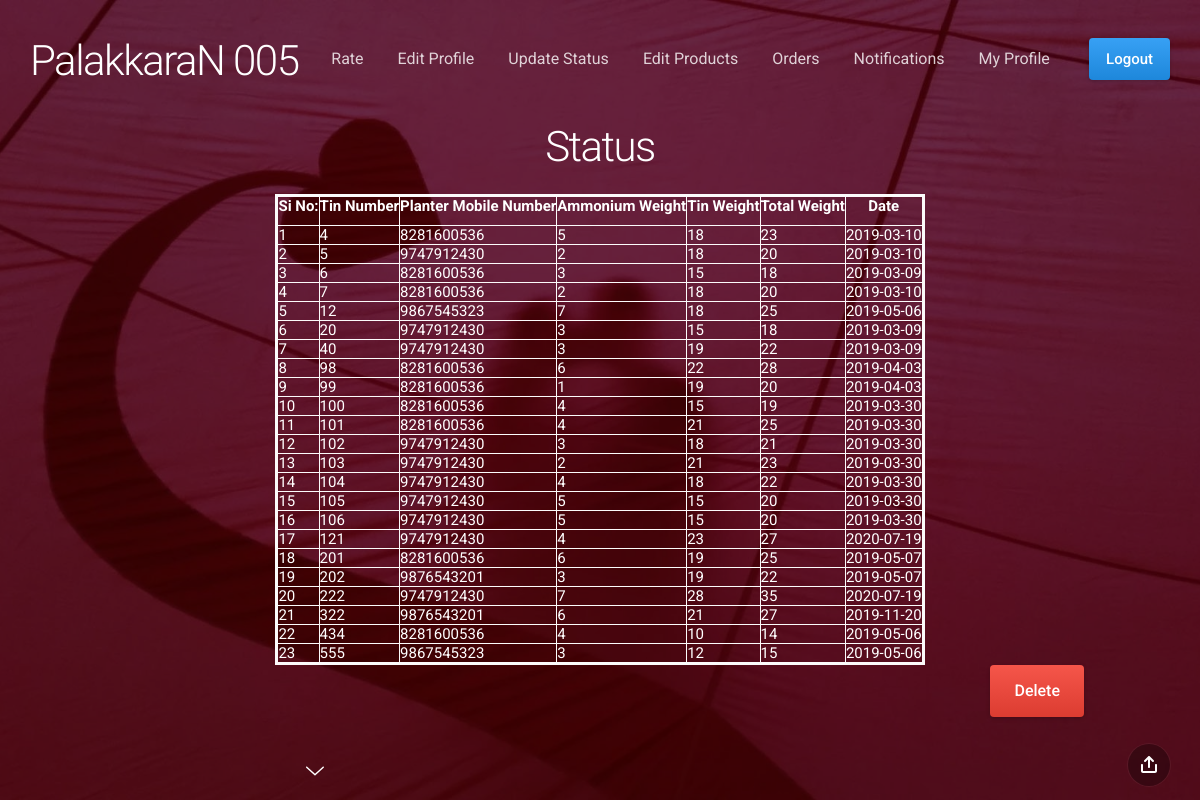
/admnstatus1.php, run on the app's committed database.
### tables this page shows
CREATE TABLE IF NOT EXISTS `latex` (
  `tinno` int(5) NOT NULL,
  `date` date NOT NULL,
  `tinwht` int(5) NOT NULL,
  `amowht` int(3) NOT NULL,
  `mob` bigint(11) NOT NULL,
  `status` int(1) NOT NULL DEFAULT '0',
  PRIMARY KEY (`tinno`)
);

### admnstatus1.php (the view, shortened to what this page needs)
<!doctype html>
<html>
<head>
	<link href="css/slides.min.css" rel="stylesheet" type="text/css">
    <link href="css/mystyle.css" rel="stylesheet" type="text/css">
</head>
<?php include("admn.php")?>
<section class="slide fade-6 kenBurns" data-name="">
  <div class="content">
    <div class="container">
      <div class="wrap">
	   <center>
<h1>
Status
</h1>
<?php
	require("db.php");
	 $sql="select * from latex";
	 $res=mysqli_query($con,$sql) or die(mysqli_error($con));
echo"<table border='3' bordercolor='#FCFBFB'>";
echo"<tr>
<th height='30'>Si No:</th>
<th>Tin Number</th><th>Planter Mobile Number</th><th>Ammonium Weight</th><th>Tin Weight</th><th>Total Weight</th><th>Date</th></tr>";
		   $i=1;
	while($r=mysqli_fetch_array($res))
	{
		echo"<tr><td>";
		echo $i;
		echo"</td><td>";
		echo $r['tinno'];
		echo"</td><td>";
		echo $r['mob'];
		echo"</td><td>";
		echo $r['amowht'];
		echo"</td><td>";
		echo $r['tinwht'];
		echo"</td><td>";
		echo $r['amowht']+$r['tinwht'];
		echo"</td><td>";
		echo $r['date'];
		echo"</td></tr>";
		$i=$i+1;
	}
	echo"</table>"
	   ?>
</center>
	  <div class="right"><a class="button red gradient" id="" onclick="openForm()">Delete</a></div>
      </div>
    </div>
  </div>
  <div class="background" style="background-image:url(assets/img/background/img-27.jpg)"></div>
</section>
<nav class="panel bottom forceMobileView">
  <div class="sections desktop">
    <div class="center"><span class="nextSlide"><svg><use xmlns:xlink="http://www.w3.org/1999/xlink" xlink:href="#arrow-down"></use></svg></span></div>
    <div class="right"><span data-dropdown-id="2" class="button actionButton dropdownTrigger"><svg><use xmlns:xlink="http://www.w3.org/1999/xlink" xlink:href="#share"></use></svg></span></div>
  </div>
</nav>
</body>
</html>

### data on the page
latex: tinno "4", mob "8281600536", amowht "5", tinwht "18", $r['amowht']+$r['tinwht'] "23", date "2019-03-10"
latex: tinno "5", mob "9747912430", amowht "2", tinwht "18", $r['amowht']+$r['tinwht'] "20", date "2019-03-10"
latex: tinno "6", mob "8281600536", amowht "3", tinwht "15", $r['amowht']+$r['tinwht'] "18", date "2019-03-09"
latex: tinno "7", mob "8281600536", amowht "2", tinwht "18", $r['amowht']+$r['tinwht'] "20", date "2019-03-10"
latex: tinno "12", mob "9867545323", amowht "7", tinwht "18", $r['amowht']+$r['tinwht'] "25", date "2019-05-06"
latex: tinno "20", mob "9747912430", amowht "3", tinwht "15", $r['amowht']+$r['tinwht'] "18", date "2019-03-09"
latex: tinno "40", mob "9747912430", amowht "3", tinwht "19", $r['amowht']+$r['tinwht'] "22", date "2019-03-09"
latex: tinno "98", mob "8281600536", amowht "6", tinwht "22", $r['amowht']+$r['tinwht'] "28", date "2019-04-03"
latex: tinno "99", mob "8281600536", amowht "1", tinwht "19", $r['amowht']+$r['tinwht'] "20", date "2019-04-03"
latex: tinno "100", mob "8281600536", amowht "4", tinwht "15", $r['amowht']+$r['tinwht'] "19", date "2019-03-30"
latex: tinno "101", mob "8281600536", amowht "4", tinwht "21", $r['amowht']+$r['tinwht'] "25", date "2019-03-30"
latex: tinno "102", mob "9747912430", amowht "3", tinwht "18", $r['amowht']+$r['tinwht'] "21", date "2019-03-30"
latex: tinno "103", mob "9747912430", amowht "2", tinwht "21", $r['amowht']+$r['tinwht'] "23", date "2019-03-30"
latex: tinno "104", mob "9747912430", amowht "4", tinwht "18", $r['amowht']+$r['tinwht'] "22", date "2019-03-30"
latex: tinno "105", mob "9747912430", amowht "5", tinwht "15", $r['amowht']+$r['tinwht'] "20", date "2019-03-30"
latex: tinno "106", mob "9747912430", amowht "5", tinwht "15", $r['amowht']+$r['tinwht'] "20", date "2019-03-30"
latex: tinno "121", mob "9747912430", amowht "4", tinwht "23", $r['amowht']+$r['tinwht'] "27", date "2020-07-19"
latex: tinno "201", mob "8281600536", amowht "6", tinwht "19", $r['amowht']+$r['tinwht'] "25", date "2019-05-07"
latex: tinno "202", mob "9876543201", amowht "3", tinwht "19", $r['amowht']+$r['tinwht'] "22", date "2019-05-07"
latex: tinno "222", mob "9747912430", amowht "7", tinwht "28", $r['amowht']+$r['tinwht'] "35", date "2020-07-19"
latex: tinno "322", mob "9876543201", amowht "6", tinwht "21", $r['amowht']+$r['tinwht'] "27", date "2019-11-20"
latex: tinno "434", mob "8281600536", amowht "4", tinwht "10", $r['amowht']+$r['tinwht'] "14", date "2019-05-06"
latex: tinno "555", mob "9867545323", amowht "3", tinwht "12", $r['amowht']+$r['tinwht'] "15", date "2019-05-06"
